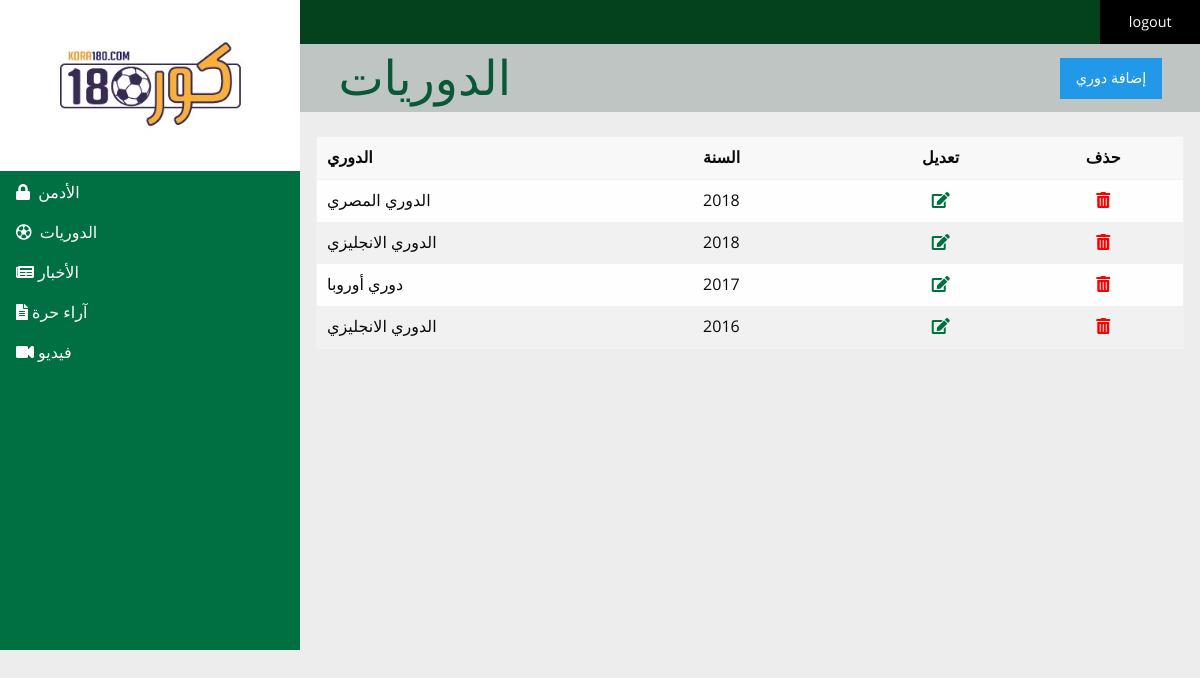
Page /adminpanel/leagues.php (signed in) on the committed database.
### tables this page shows
CREATE TABLE IF NOT EXISTS `leagues` (
  `league_id` int(10) UNSIGNED NOT NULL AUTO_INCREMENT,
  `league_name` varchar(80) NOT NULL,
  `league_logo` varchar(80) NOT NULL,
  `league_year` varchar(8) NOT NULL,
  PRIMARY KEY (`league_id`),
  UNIQUE KEY `league_name` (`league_name`,`league_year`)
);

### includes/query_function.php (called while the page is built, shortened)
<?php
function find_all_leagues($options=[]){
    global $db;
    $year = $options['year'] ?? false;
    $sql = "SELECT * FROM leagues  ";
    $sql .= "ORDER BY league_year DESC , league_id ASC";
    $result = mysqli_query($db,$sql);
    return $result;
}

### adminpanel/leagues.php (the view, shortened to what this page needs)
<?php
$leagues_set = find_all_leagues();
include ('../includes/admin_header.php');
?>
    <h1 class="pageTitle">
      <span>الدوريات</span>
      <a data-open="addAdmin" class="button">إضافة دوري</a>
    </h1>
    <div class="padding-1em">
      <table width="100%">
        <thead>
          <th>الدوري</th>
          <th>السنة</th>
          <th class="text-center">تعديل</th>
          <th class="text-center">حذف</th>
        </thead>
        <tbody>
        <?php while($league = mysqli_fetch_assoc($leagues_set)) { ?>
          <tr>
              <td><?php echo htmlspecialchars($league['league_name']); ?></td>
              <td><?php echo htmlspecialchars($league['league_year']); ?></td>
            <td class="text-center editRow"><a href="edit_league.php?id=<?php echo htmlspecialchars(urlencode($league['league_id'])); ?> "><i class="fas fa-edit"></i></a></td>
            <td class="text-center removeRow"><a href="delete_league.php?id=<?php echo htmlspecialchars(urlencode($league['league_id'])); ?> "><i class="fas fa-trash-alt"></i></a></td>
          </tr>
        <?php }
        mysqli_free_result($leagues_set);?>
        </tbody>
      </table>
    </div>
  </div>
</div>
</body>
</html>

### adminpanel/css/style.css (style rules this page uses)
.padding-1em { padding: 1em; }
body { background: #EDEDED; font-family: "open_sansregular", tahoma, sans-serif; }
h1, h2, h3, h4, h5 { font-family: "open_sansregular", tahoma, sans-serif; }
.pageTitle { text-transform: capitalize; background: #BFC5C3; color: #095838; padding: 0 0.8em; display: -webkit-box; display: -webkit-flex; display: -ms-flexbox; display: flex; -webkit-box-pack: justify; -webkit-justify-content: space-between; -ms-flex-pack: justify; justify-content: space-between; -webkit-box-align: center; -webkit-align-items: center; -ms-flex-align: center; align-items: center; }
.pageTitle .button { margin: 0; }
.editRow a { color: #007042; }
.removeRow a { color: red; }
.editRow a, .removeRow a { display: block; -webkit-transition: -webkit-transform 0.3s ease; transition: transform 0.3s ease; }

### rows in the picture
leagues: league_name "الدوري المصري", league_year "2018"
leagues: league_name "الدوري الانجليزي", league_year "2018"
leagues: league_name "دوري أوروبا", league_year "2017"
leagues: league_name "الدوري الانجليزي", league_year "2016"
